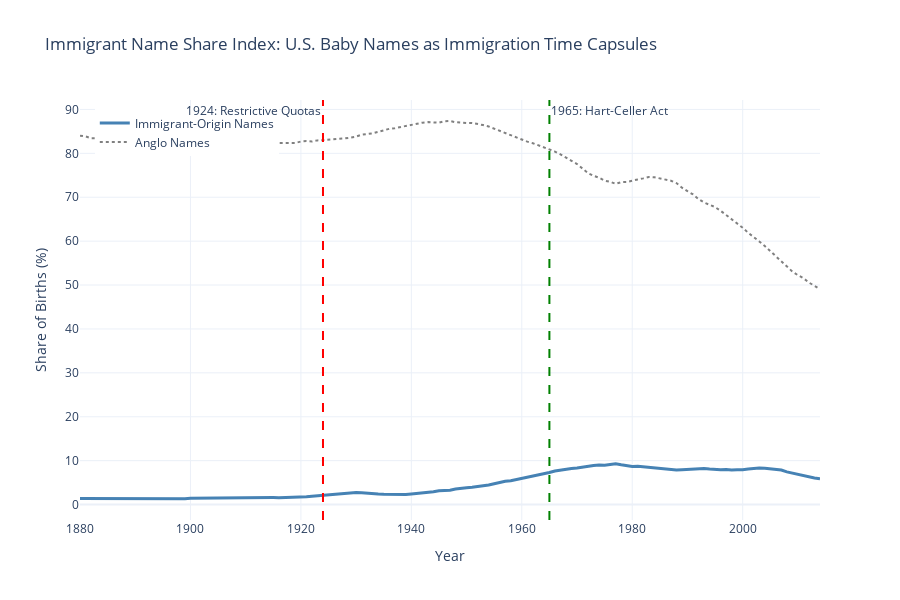

Notebook code cell kept with this figure:
### Markdown cell above
## 6. Plot the Immigrant Name Share Index

### Code cell
# Create figure with immigrant vs Anglo comparison
fig = go.Figure()

# Add immigrant share
fig.add_trace(go.Scatter(x=index_df['Year'], y=index_df['Immigrant_Name_Share'],
                         mode='lines', name='Immigrant-Origin Names',
                         line=dict(color='steelblue', width=3)))

# Add Anglo share
fig.add_trace(go.Scatter(x=index_df['Year'], y=index_df['Anglo_Name_Share'],
                         mode='lines', name='Anglo Names',
                         line=dict(color='gray', width=2, dash='dot')))

# Add policy markers
fig.add_vline(x=1924, line_dash="dash", line_color="red", line_width=2,
              annotation_text="1924: Restrictive Quotas", annotation_position="top left")
fig.add_vline(x=1965, line_dash="dash", line_color="green", line_width=2,
              annotation_text="1965: Hart-Celler Act", annotation_position="top right")

fig.update_layout(
    title='Immigrant Name Share Index: U.S. Baby Names as Immigration Time Capsules',
    xaxis_title='Year',
    yaxis_title='Share of Births (%)',
    template='plotly_white',
    height=600,
    hovermode='x unified',
    legend=dict(x=0.02, y=0.98)
)

fig.show()

### Figure 1 — Plotly figure (JSON) as saved in the notebook; plotly's stock layout.template omitted (floating-point values rounded to 4 significant figures; data arrays with more than 128 entries replaced by an {"elided": "..."} marker saying what was removed)
{"data": [{"line": {"color": "steelblue", "width": 3}, "mode": "lines", "name": "Immigrant-Origin Names", "type": "scatter", "x": {"elided": "135 int values"}, "y": {"elided": "135 float values"}}, {"line": {"color": "gray", "dash": "dot", "width": 2}, "mode": "lines", "name": "Anglo Names", "type": "scatter", "x": {"elided": "135 int values"}, "y": {"elided": "135 float values"}}], "layout": {"annotations": [{"showarrow": false, "text": "1924: Restrictive Quotas", "x": 1924, "xanchor": "right", "xref": "x", "y": 1, "yanchor": "top", "yref": "y domain"}, {"showarrow": false, "text": "1965: Hart-Celler Act", "x": 1965, "xanchor": "left", "xref": "x", "y": 1, "yanchor": "top", "yref": "y domain"}], "height": 600, "hovermode": "x unified", "legend": {"x": 0.02, "y": 0.98}, "shapes": [{"line": {"color": "red", "dash": "dash", "width": 2}, "type": "line", "x0": 1924, "x1": 1924, "xref": "x", "y0": 0, "y1": 1, "yref": "y domain"}, {"line": {"color": "green", "dash": "dash", "width": 2}, "type": "line", "x0": 1965, "x1": 1965, "xref": "x", "y0": 0, "y1": 1, "yref": "y domain"}], "title": {"text": "Immigrant Name Share Index: U.S. Baby Names as Immigration Time Capsules"}, "xaxis": {"title": {"text": "Year"}}, "yaxis": {"title": {"text": "Share of Births (%)"}}}}
